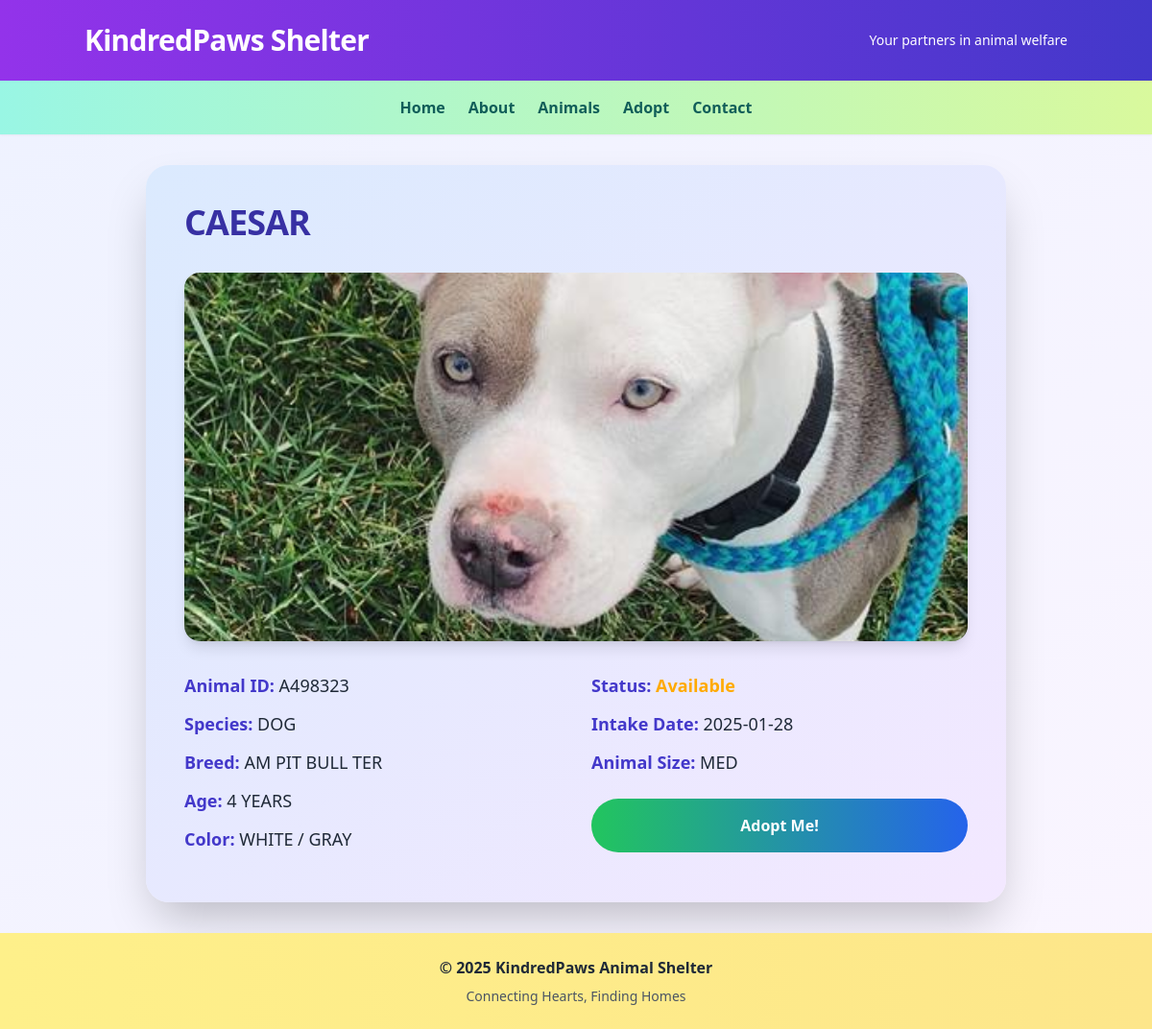
The page /animal_details.php?id=A498323 on the database its author committed.
### tables this page shows
CREATE TABLE Animals (
    animal_id VARCHAR(255) PRIMARY KEY,
    intake_type VARCHAR(255),
    in_date DATE,
    name VARCHAR(255),
    animal_type VARCHAR(255),
    age VARCHAR(255),
    animal_size VARCHAR(255),
    color VARCHAR(255),
    breed VARCHAR(255),
    gender VARCHAR(50),
    image_path VARCHAR(255),
    adoption_status VARCHAR(50)
);

### includes/functions.php (called while the page is built, shortened)
<?php
function getAnimalById($conn, $animalId) {
	$stmt = $conn->prepare("SELECT * FROM Animals WHERE animal_id = :animal_id");
	$stmt->bindParam(':animal_id', $animalId);
	$stmt->execute();
	return $stmt->fetch(PDO::FETCH_ASSOC);
}
?>

### public/animal_details.php (the view)
<?php include '../includes/db_connect.php'; ?>
<?php include '../includes/functions.php'; ?>
<?php include '../includes/header.php'; ?>
<?php include '../includes/navigation.php'; ?>
<main class="container mx-auto p-8">
<div class="max-w-4xl mx-auto bg-gradient-to-br from-blue-100 to-purple-100 rounded-3xl shadow-2xl overflow-hidden">
<?php $animal = getAnimalById($conn, $_GET['id']); ?>
<div class="p-10">
<h2 class="text-4xl font-extrabold text-indigo-800 mb-8 tracking-tight"><?php echo $animal['name']; ?></h2>
<div class="mb-8 rounded-2xl overflow-hidden shadow-lg">
<?php
$parts = explode("/", $animal['image_path']);
$full_image_path = $parts[2] . "/" . $parts[3];
?>
<img src="<?php echo $full_image_path; ?>" alt="<?php echo $animal['name']; ?>" class="w-full h-96 object-cover">
</div>
<div class="grid grid-cols-1 md:grid-cols-2 gap-8">
<div>
<p class="text-lg text-gray-800 mb-3"><strong class="text-indigo-700">Animal ID:</strong> <?php echo $animal['animal_id']; ?></p>
<p class="text-lg text-gray-800 mb-3"><strong class="text-indigo-700">Species:</strong> <?php echo $animal['animal_type']; ?></p>
<p class="text-lg text-gray-800 mb-3"><strong class="text-indigo-700">Breed:</strong> <?php echo $animal['breed']; ?></p>
<p class="text-lg text-gray-800 mb-3"><strong class="text-indigo-700">Age:</strong> <?php echo $animal['age']; ?></p>
<p class="text-lg text-gray-800 mb-3"><strong class="text-indigo-700">Color:</strong> <?php echo $animal['color']; ?></p>
</div>
<div>
<p class="text-lg text-gray-800 mb-3"><strong class="text-indigo-700">Status:</strong> <span class="text-[#ffaa00] font-semibold"><?php echo $animal['adoption_status']; ?></span></p>
<p class="text-lg text-gray-800 mb-3"><strong class="text-indigo-700">Intake Date:</strong> <?php echo $animal['in_date']; ?></p>
<p class="text-lg text-gray-800 mb-6"><strong class="text-indigo-700">Animal Size:</strong> <?php echo $animal['animal_size']; ?></p>
<a href="adopt.php?id=<?php echo $animal['animal_id']; ?>" class="w-full inline-block bg-gradient-to-r from-green-500 to-blue-600 hover:from-green-600 hover:to-blue-700 text-white font-extrabold py-4 rounded-full transition duration-300 text-center">Adopt Me!</a>
</div>
</div>
</div>
</div>
</main>
<?php include '../includes/footer.php'; ?>

### rows shown on the page
animals: name "CAESAR", image_path (picture), animal_id "A498323", animal_type "DOG", breed "AM PIT BULL TER", age "4 YEARS", color "WHITE / GRAY", adoption_status "Available", in_date "2025-01-28", animal_size "MED"
